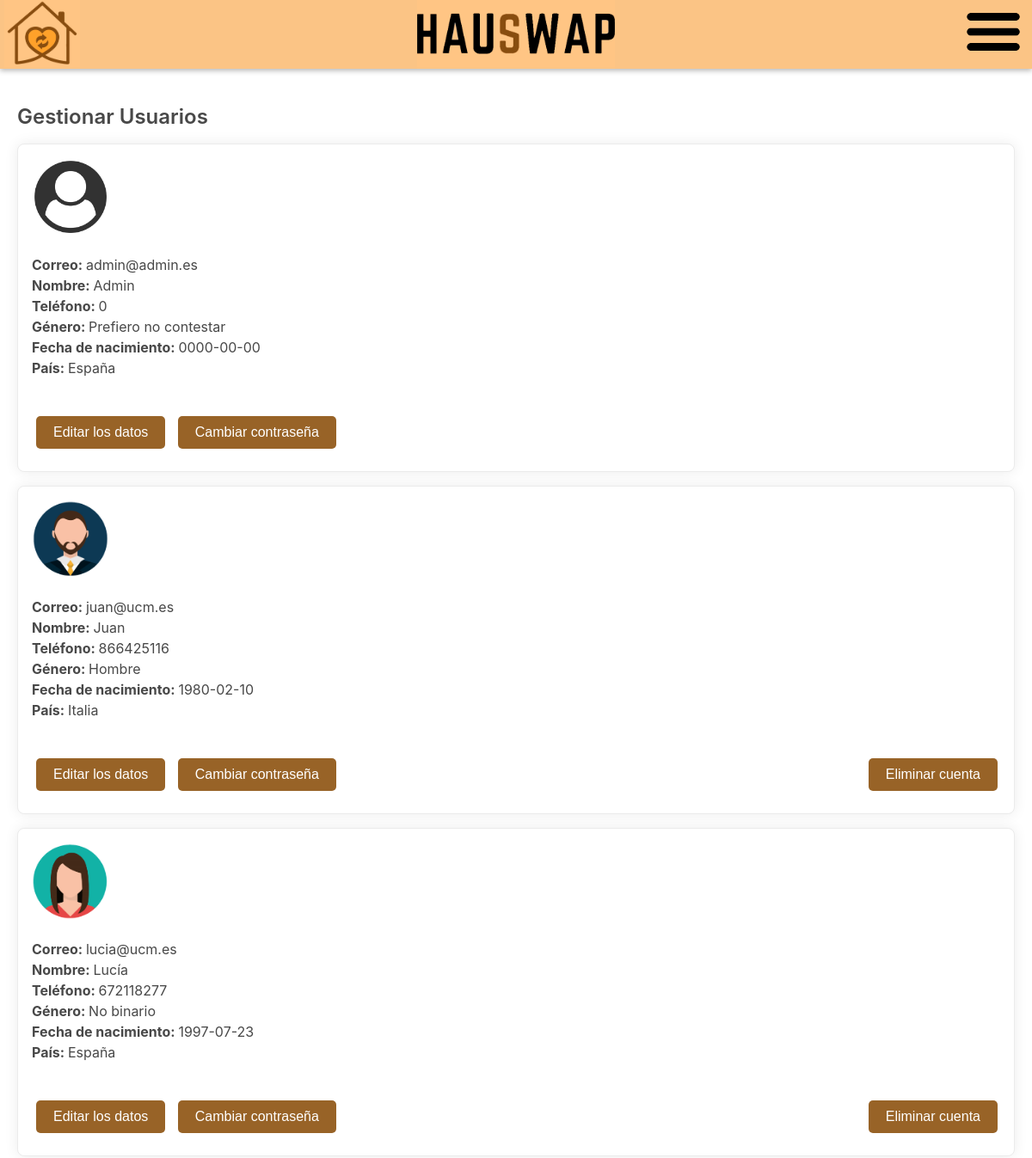
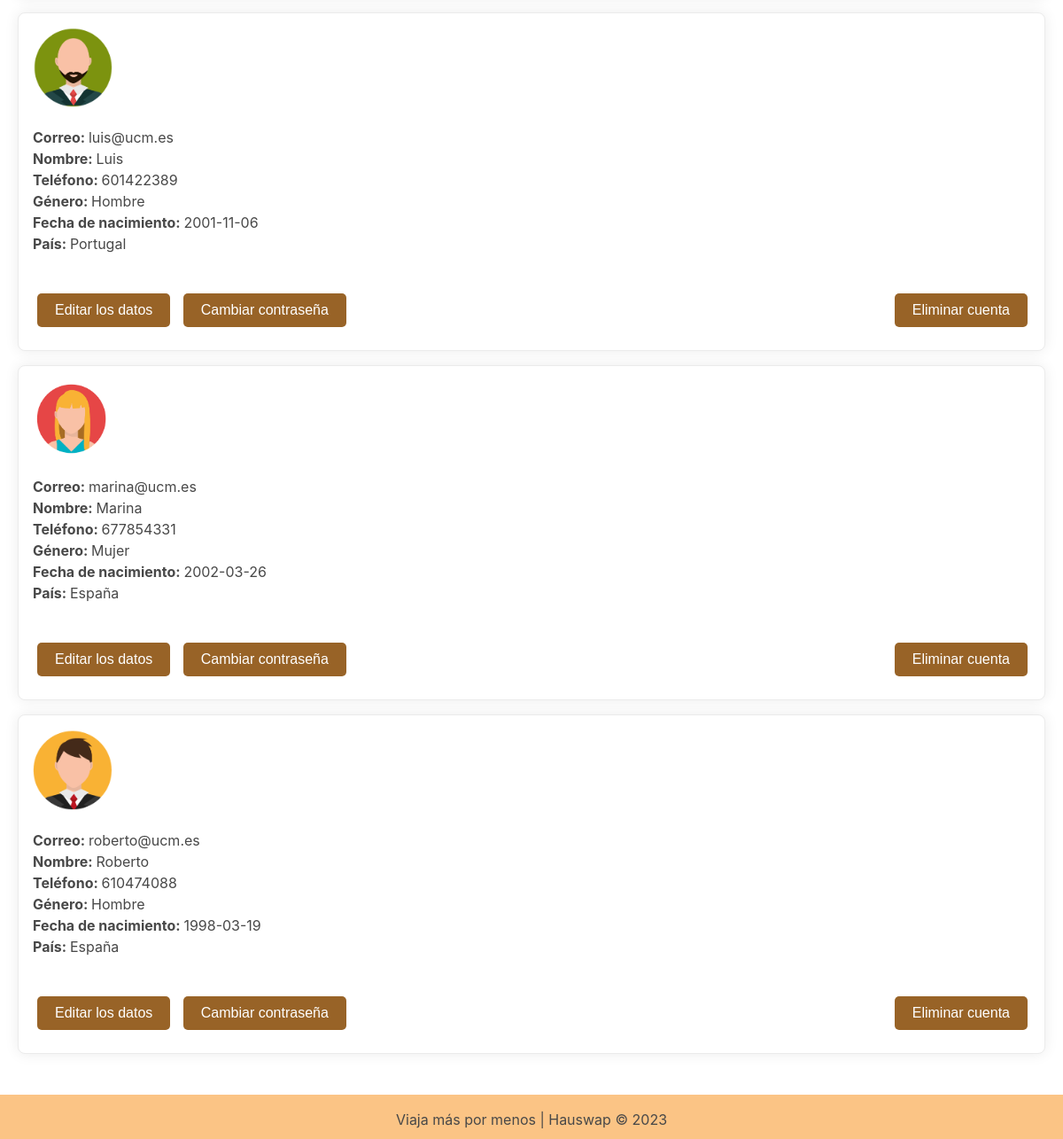
The page /gestionarUsuarios.php on the database its author committed (2 pictures, top to bottom).
### tables this page shows
CREATE TABLE `usuarios` (
  `correo` varchar(30) NOT NULL,
  `nombre` varchar(30) NOT NULL,
  `contraseña` varchar(60) NOT NULL,
  `telefono` int NOT NULL,
  `sexo` varchar(25) NOT NULL,
  `fecha_nacimiento` date NOT NULL,
  `pais` varchar(20) NOT NULL,
  `fecha_registro` date NOT NULL,
  `servidor_fotoperfil` varchar(40) DEFAULT NULL,
  `biografia` varchar(2000) DEFAULT NULL,
  `tipo` int NOT NULL
);

### includes/src/clases/Usuario.php (called while the page is built, shortened)
<?php
class Usuario
{
    public static function devuelveTodosLosUsuarios() {
        $conn = Aplicacion::getInstance()->getConexionBd();
        $sql = "SELECT * FROM usuarios";
        $result = $conn->query($sql);
        $usuarios = array();
        if ($result->num_rows > 0) {
            while ($fila = $result->fetch_assoc()) {
                $user = new Usuario($fila['correo'], $fila['contraseña'], $fila['nombre'], $fila['telefono'], $fila['sexo'], $fila['fecha_nacimiento'], $fila['pais'], $fila['servidor_fotoperfil'], $fila['tipo']);
                $usuarios[] = $user;
            }
        }
        return $usuarios;
    }
    private $id, $correo, $contraseña, $nombre, $roles, $telefono, $genero, $fecha, $pais, $foto_perfil, $tipo;
    private function __construct($correo, $contraseña, $nombre, $telefono, $genero, $fecha, $pais, $foto_perfil, $tipo)
    {
        $this->correo = $correo;
        $this->nombre = $nombre;
        $this->telefono = $telefono;
        $this->genero = $genero;
        $this->fecha = $fecha;
        $this->pais = $pais;
        $this->foto_perfil = $foto_perfil;
        $this->tipo = $tipo;
    }
    public function getCorreo()
    {
        return $this->correo;
    }
    public function getNombre()
    {
        return $this->nombre;
    }
    public function getTelefono() {
        return $this->telefono;
    }
    public function getGenero() {
        return $this->genero;
    }
    public function getFecha() {
        return $this->fecha;
    }
    public function getPais() {
        return $this->pais;
    }
    public function getFotoPerfil() {
        return $this->foto_perfil;
    }
    public function esAdmin() {
        if ($this->tipo == 1) {
            return true;
        }
        else {
            return false;
        }
    }
}

### gestionarUsuarios.php (the view, shortened to what this page needs)
<?php
require_once 'includes/src/clases/Usuario.php';
$usuarios = Usuario::devuelveTodosLosUsuarios();
$datos = '';
foreach ($usuarios as $usuario) {
    $datos .= "<div id ='div-datos'>
                    <img src={$usuario->getFotoPerfil()} alt='Foto de perfil' id='foto-perfil'>
                    <p>
                        <strong>Correo: </strong>{$usuario->getCorreo()}<br>
                        <strong>Nombre:  </strong>{$usuario->getNombre()}<br>
                        <strong>Teléfono: </strong>{$usuario->getTelefono()}<br>
                        <strong>Género: </strong>{$usuario->getGenero()}<br>
                        <strong>Fecha de nacimiento: </strong>{$usuario->getFecha()}<br>
                        <strong>País: </strong>{$usuario->getPais()}<br>
                    </p>
                    <br>
                    <a href=\"edicionLosDatos.php?id_usuario={$usuario->getCorreo()}\"><button type=\"button\">Editar los datos</button></a>
                    <a href=\"cambiarContrasena.php?id_usuario={$usuario->getCorreo()}\"><button type=\"button\">Cambiar contraseña</button></a>";
    if (!$usuario->esAdmin()) {
        $datos .= "<button id='boton-eliminar-cuenta' type='button' onclick='eliminarCuenta(\"{$usuario->getCorreo()}\")'>Eliminar cuenta</button>";
    }
    $datos .= "</div>";
}
$contenidoPrincipal = <<<EOS
    <h1>Gestionar Usuarios</h1>
    $datos
EOS;
require('./includes/vistas/plantillas/plantilla.php');
?>

### css/estilos.css (style rules this page uses)
body { font-family: "Circular", -apple-system, BlinkMacSystemFont, "Segoe UI", Roboto, Helvetica, Arial, sans-serif, "Apple Color Emoji", "Segoe UI Emoji", "Segoe UI Symbol"; }
h1, h2, h3, h4, h5 { line-height: 1.3; color: #484848; font-weight: 600; margin-bottom: 10px; }
p { text-align: justify; font-size: 16px; line-height: 1.5; color: #484848; font-weight: 400; margin-bottom: 10px; }
a:link, a:visited, a:active, a:hover { text-decoration: none; color: black; }
html, body { margin: 0; padding: 0; height: 100%; }
button { background-color: #986327; border: none; color: white; padding: 10px 20px; text-align: center; text-decoration: none; display: inline-block; font-size: 16px; margin: 10px 5px; cursor: pointer; border-radius: 5px; }
#div-datos { background-color: #fff; border: 1px solid #ebebeb; border-radius: 8px; box-shadow: 0px 0px 16px rgba(0, 0, 0, 0.08); color: #484848; padding: 16px; margin: 16px 0px; font-size: 16px; line-height: 1.5; color: #484848; font-weight: 400; }
#boton-eliminar-reserva, #boton-eliminar-cuenta { color: #ffffff; position: absolute; right: 0; margin-right: 40px; }
#foto-perfil { width: 8%; height: 8%; }

### rows shown on the page
usuarios: servidor_fotoperfil (picture), correo "admin@admin.es", nombre "Admin", telefono "0", sexo "Prefiero no contestar", fecha_nacimiento "0000-00-00", pais "España"
usuarios: servidor_fotoperfil (picture), correo "juan@ucm.es", nombre "Juan", telefono "866425116", sexo "Hombre", fecha_nacimiento "1980-02-10", pais "Italia"
usuarios: servidor_fotoperfil (picture), correo "lucia@ucm.es", nombre "Lucía", telefono "672118277", sexo "No binario", fecha_nacimiento "1997-07-23", pais "España"
usuarios: servidor_fotoperfil (picture), correo "luis@ucm.es", nombre "Luis", telefono "601422389", sexo "Hombre", fecha_nacimiento "2001-11-06", pais "Portugal"
usuarios: servidor_fotoperfil (picture), correo "marina@ucm.es", nombre "Marina", telefono "677854331", sexo "Mujer", fecha_nacimiento "2002-03-26", pais "España"
usuarios: servidor_fotoperfil (picture), correo "roberto@ucm.es", nombre "Roberto", telefono "610474088", sexo "Hombre", fecha_nacimiento "1998-03-19", pais "España"
